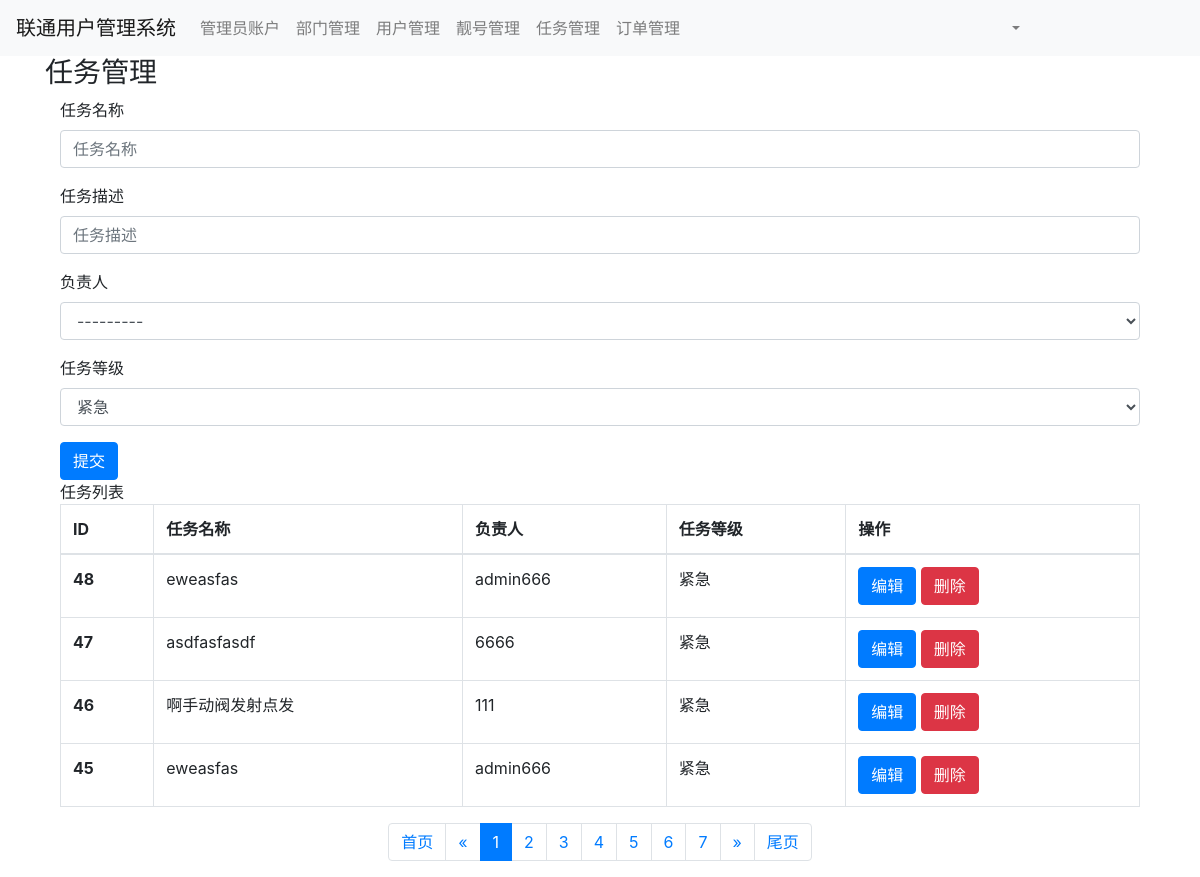
The app's page /task/list/ (signed in), older data.
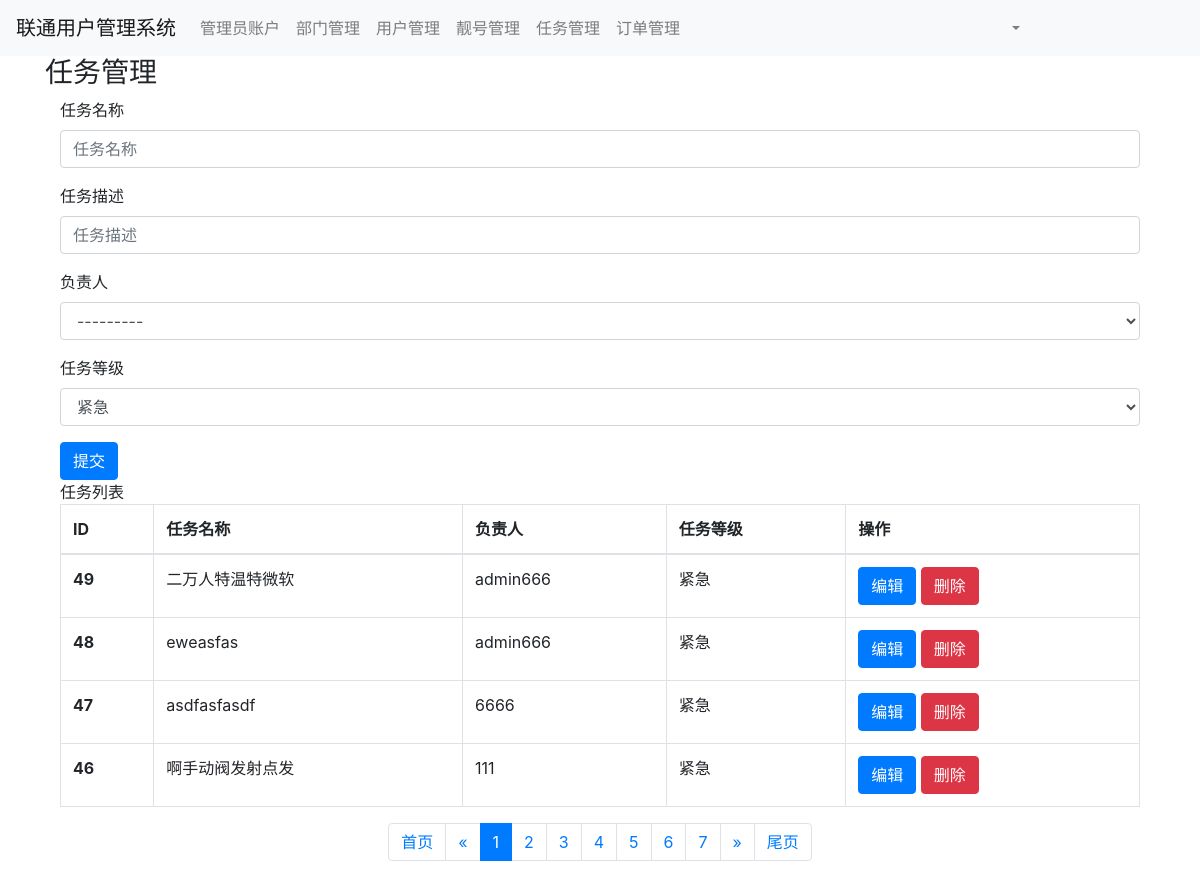
The same page, newer data.
### app01/models.py (models this page shows, shortened)
class Task(models.Model):
    level_choices = (
        (1, "紧急"),
        (2, "重要"),
        (3, "临时"),
    )
    title = models.CharField(verbose_name="任务名称", max_length=64)
    detail = models.TextField(verbose_name="任务描述")
    user = models.ForeignKey(verbose_name="负责人", to="Admin", to_field="id", on_delete=models.CASCADE)
    level = models.SmallIntegerField(verbose_name="任务等级", choices=level_choices, default=1)

class Admin(models.Model):
    username = models.CharField(verbose_name="用户名", max_length=32)
    password = models.CharField(
        verbose_name="密码",
        max_length=64,
    )
    def __str__(self):
        return self.username

### app01/views.py (the view)
# urls.py: path('task/list/', views.task_list),
def task_list(request):
    form = forms.TaskModelForm()
    query_set = models.Task.objects.all().order_by("-id")
    page_object = Pagination(request, queryset=query_set, page_size=4, plus=3)
    page_queryset = page_object.page_queryset
    page_string = page_object.gennerate_html()
    context = {
        "form": form,
        "task_list": page_queryset,
        "page_string": page_string,
    }
    return render(request, "task_list.html", context=context)

### app01/forms.py
class TaskModelForm(BaseModelForm):
    class Meta:
        model = models.Task
        fields = "__all__"
        widgets = {
            "detail": forms.TextInput
        }

### app01/templates/task_list.html (shortened to what this page needs)
{% extends "base.html" %}
{% block content %}
    <div class="container">
        <div class="panel panel-default">
            <div class="panel-heading">
                <h3 class="panel-title">任务管理</h3>
            </div>
            <div class="panel-body">
                <div class="container">
                    <form id="form_add" style="margin-bottom: 10px">
                        {% for field in form %}
                            <div class="form-group">
                                <label>{{ field.label }}</label>
                                {{ field }}
                            </div>
                        {% endfor %}
                    </form>
                    <div class="col-xs-12">
                        <button class="btn btn-primary" type="submit" id="btn_add">提交</button>
                    </div>
                </div>
                <div class="container">
                    <div class="panel panel-default">
                        <div class="panel-heading">
                            任务列表
                        </div>
                        <table class="table table-bordered">
                            <thead>
                            <tr>
                                <th>ID</th>
                                <th>任务名称</th>
                                <th>负责人</th>
                                <th>任务等级</th>
                                <th>操作</th>
                            </tr>
                            </thead>
                            <tbody>
                            {% for object in task_list %}
                                <tr>
                                    <th scope="row">{{ object.id }}</th>
                                    <td>{{ object.title }}</td>
                                    <td>{{ object.user.username }}</td>
                                    <td>{{ object.get_level_display }}</td>
                                    <td>
                                        <a class="btn btn-primary btn-xs"
                                           href="#">编辑</a>
                                        <a class=" btn btn-danger btn-xs"
                                           href="#">删除</a>
                                    </td>
                                </tr>
                            {% endfor %}
                            </tbody>
                        </table>
                    </div>
                    {{ page_string }}
                </div>
            </div>
        </div>
    </div>
{% endblock %}

Row changes from the older to the newer data that the page shows:
no longer on this page (row unchanged): Task: id "45", title "eweasfas", user.username "admin666", level "紧急"
added Task: id "49", title "二万人特温特微软", user.username "admin666", level "紧急"
